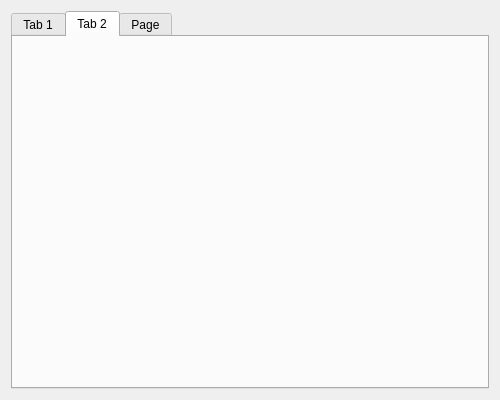
<?xml version="1.0" encoding="UTF-8"?>
<ui version="4.0">
 <class>MainWidget</class>
 <widget class="QWidget" name="MainWidget">
  <property name="geometry">
   <rect>
    <x>0</x>
    <y>0</y>
    <width>500</width>
    <height>400</height>
   </rect>
  </property>
  <property name="windowTitle">
   <string>MainWidget</string>
  </property>
  <layout class="QVBoxLayout" name="verticalLayout">
   <item>
    <widget class="QTabWidget" name="pTabWidget">
     <property name="currentIndex">
      <number>1</number>
     </property>
     <widget class="QWidget" name="pTab1">
      <attribute name="title">
       <string>Tab 1</string>
      </attribute>
     </widget>
     <widget class="QWidget" name="pTab2">
      <attribute name="title">
       <string>Tab 2</string>
      </attribute>
     </widget>
     <widget class="QWidget" name="pTab3">
      <attribute name="title">
       <string>Page</string>
      </attribute>
     </widget>
    </widget>
   </item>
  </layout>
 </widget>
 <resources/>
 <connections/>
</ui>
